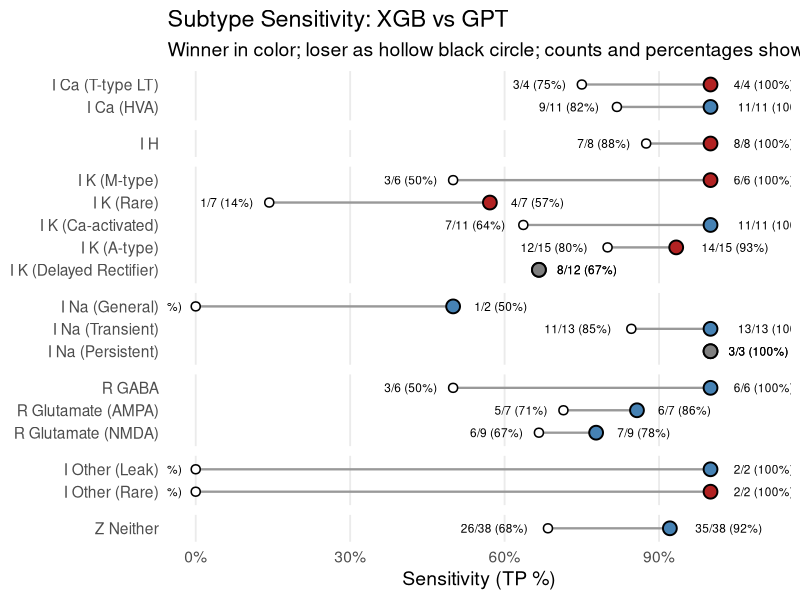

Write R code to recreate this figure.
# VERSION 3D BOTH --------------------------------------------------------------
library(tidyverse)

# --- Read and prep data ---
df <- read_csv("predictions_combined.csv", show_col_types = FALSE)

# Family inference
infer_family <- function(s) {
  s <- trimws(s)
  if (grepl("^I\\s*Other", s, ignore.case = TRUE)) {
    "Other"
  } else if (grepl("(^R\\b|Receptor)", s, ignore.case = TRUE)) {
    "Receptors"
  } else if (grepl("I\\s*H\\b|Ih\\b|HCN|H-?current", s, ignore.case = TRUE)) {
    "H-Current"
  } else if (grepl("\\bK\\b|Potassium", s, ignore.case = TRUE)) {
    "K"
  } else if (grepl("\\bNa\\b|Sodium", s, ignore.case = TRUE)) {
    "Na"
  } else if (grepl("\\bCa\\b|Calcium", s, ignore.case = TRUE)) {
    "Calcium"
  } else if (grepl("\\bNeither\\b", s, ignore.case = TRUE)) {
    "Neither"
  } else {
    "Other"
  }
}

# Build long-format counts directly
sens_long <- bind_rows(
  df %>%
    group_by(true_subtype) %>%
    summarise(correct = sum(xgb_subtype_match, na.rm = TRUE),
              total = sum(!is.na(xgb_subtype_match)),
              .groups = "drop") %>%
    mutate(model = "XGB"),
  df %>%
    group_by(true_subtype) %>%
    summarise(correct = sum(gpt_subtype_match, na.rm = TRUE),
              total = sum(!is.na(gpt_subtype_match)),
              .groups = "drop") %>%
    mutate(model = "GPT")
) %>%
  mutate(
    sensitivity = correct / total,
    label = paste0(correct, "/", total, " (", round(100 * sensitivity), "%)"),
    family = map_chr(true_subtype, infer_family)
  )

# Compute winner per subtype
winner_df <- sens_long %>%
  select(true_subtype, model, sensitivity) %>%
  pivot_wider(names_from = model, values_from = sensitivity) %>%
  mutate(
    diff = GPT - XGB,
    winner = case_when(
      diff > 0 ~ "GPT",
      diff < 0 ~ "XGB",
      TRUE ~ "Tie"
    )
  ) %>%
  select(true_subtype, winner, diff)

# Merge winner info back
sens_long <- sens_long %>%
  left_join(winner_df, by = "true_subtype")

# Order families and subtypes
family_order <- c("Calcium", "H-Current", "K", "Na", "Receptors", "Other", "Neither")

sens_long <- sens_long %>%
  mutate(family = factor(family, levels = family_order)) %>%
  group_by(family) %>%
  arrange(desc(abs(diff)), .by_group = TRUE) %>%
  mutate(true_subtype = factor(true_subtype, levels = rev(unique(true_subtype)))) %>%
  ungroup()

# Colors
winner_colors <- c("GPT" = "firebrick", "XGB" = "steelblue")

# Plot
ggplot(sens_long, aes(x = sensitivity, y = true_subtype, group = true_subtype)) +
  geom_line(color = "#999999", linewidth = 0.8) +
  
  geom_point(
    data = filter(sens_long, model == winner & winner != "Tie"),
    aes(fill = model),
    shape = 21, size = 4, color = "black", stroke = 1
  ) +
  scale_fill_manual(values = winner_colors, guide = "none") +
  
  geom_point(
    data = filter(sens_long, model != winner & winner != "Tie"),
    shape = 21, size = 2.5, fill = "white", color = "black", stroke = 0.8
  ) +
  
  geom_point(
    data = filter(sens_long, winner == "Tie"),
    shape = 21, size = 4, fill = "grey50", color = "black", stroke = 1
  ) +
  
  geom_text(
    data = filter(sens_long, model == winner & winner != "Tie"),
    aes(label = label),
    hjust = -0.3, size = 3, color = "black",
    nudge_x = 0.01
  ) +
  geom_text(
    data = filter(sens_long, model != winner & winner != "Tie"),
    aes(label = label),
    hjust = 1.3, size = 3, color = "black"
  ) +
  geom_text(
    data = filter(sens_long, winner == "Tie"),
    aes(label = label),
    hjust = -0.3, size = 3, color = "black"
  ) +
  
  scale_x_continuous(labels = scales::percent_format(accuracy = 1), limits = c(0, 1.1)) +
  facet_grid(family ~ ., scales = "free_y", space = "free_y") +
  labs(
    title = "Subtype Sensitivity: XGB vs GPT",
    subtitle = "Winner in color; loser as hollow black circle; counts and percentages shown for each",
    x = "Sensitivity (TP %)",
    y = NULL
  ) +
  theme_minimal(base_size = 14) +
  theme(
    panel.grid.major.y = element_blank(),
    panel.grid.minor.x = element_blank(),
    strip.text.y = element_blank(),
    legend.position = "none"
  )
